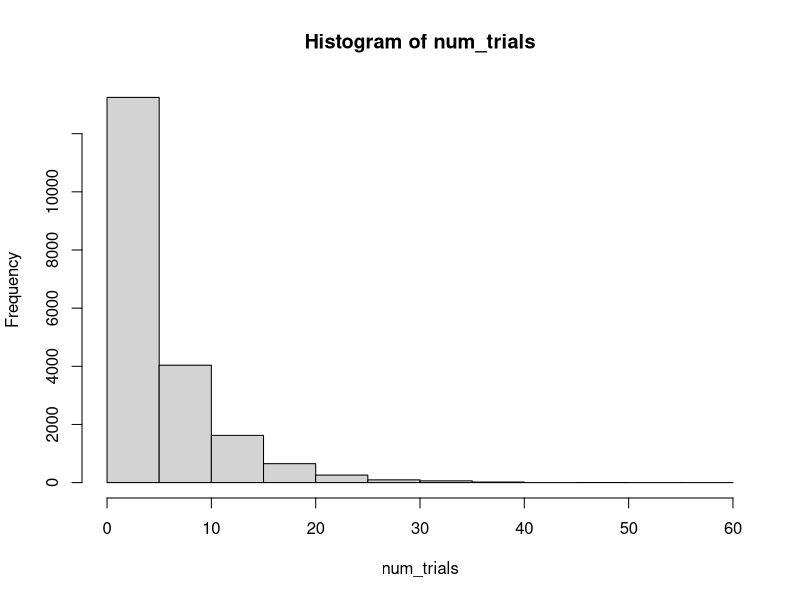
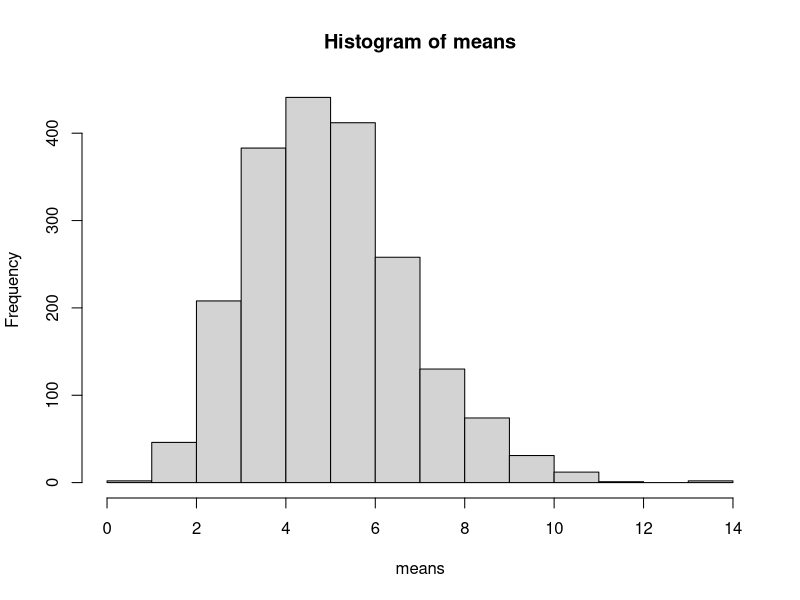
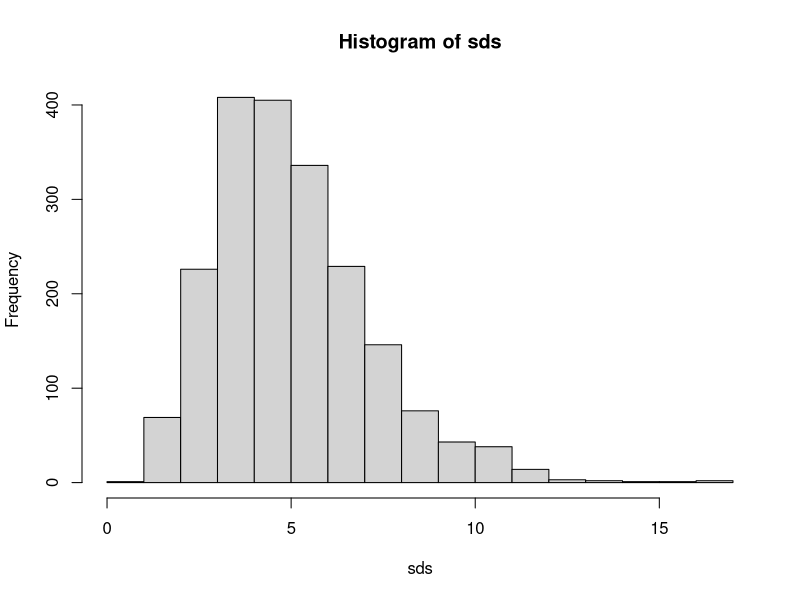

R code for these plots, in order:
means = c()
sds = c()
num_trials = c()

for (i in seq(1,2000))
{
    results = rgeom(10,1/6)
    num_trials = c(num_trials,results)
    means = c(means,mean(results))
    sds = c(sds,sd(results))
}

pdf('num_trials.pdf')
hist(num_trials)
dev.off()

pdf('means.pdf')
hist(means)
dev.off()

pdf('sds.pdf')
hist(sds)
dev.off()
